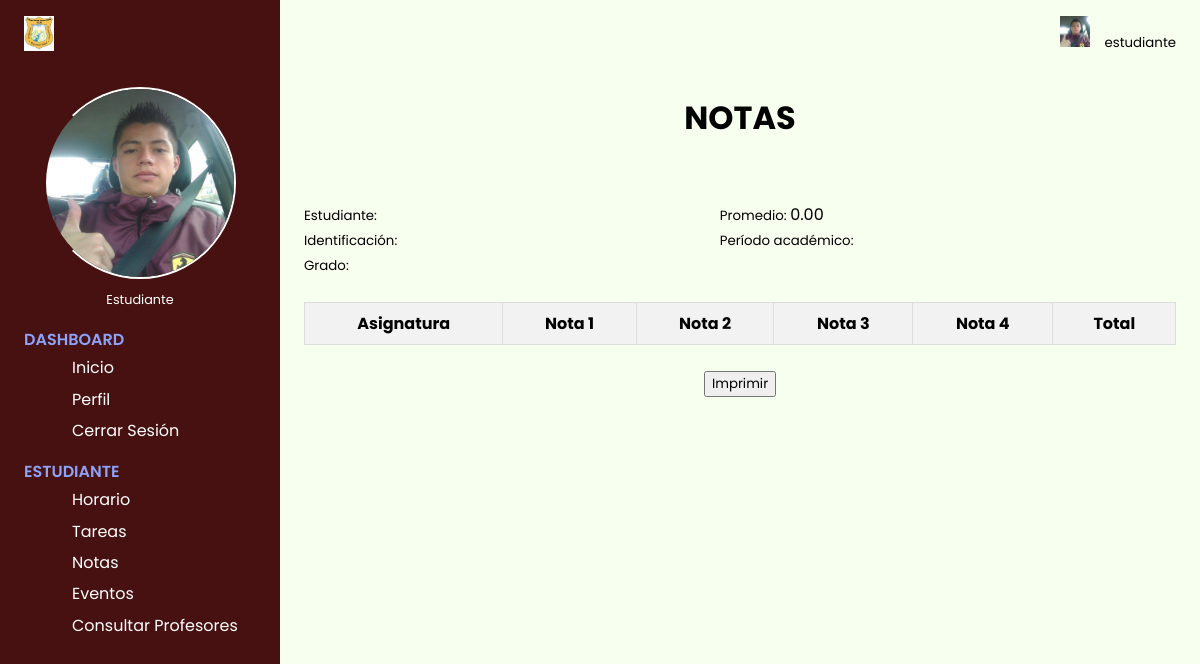
The page /logic/estudiante/notasEstudiante.php?estudiante=duvan76@gmail.com on the database as committed earlier.
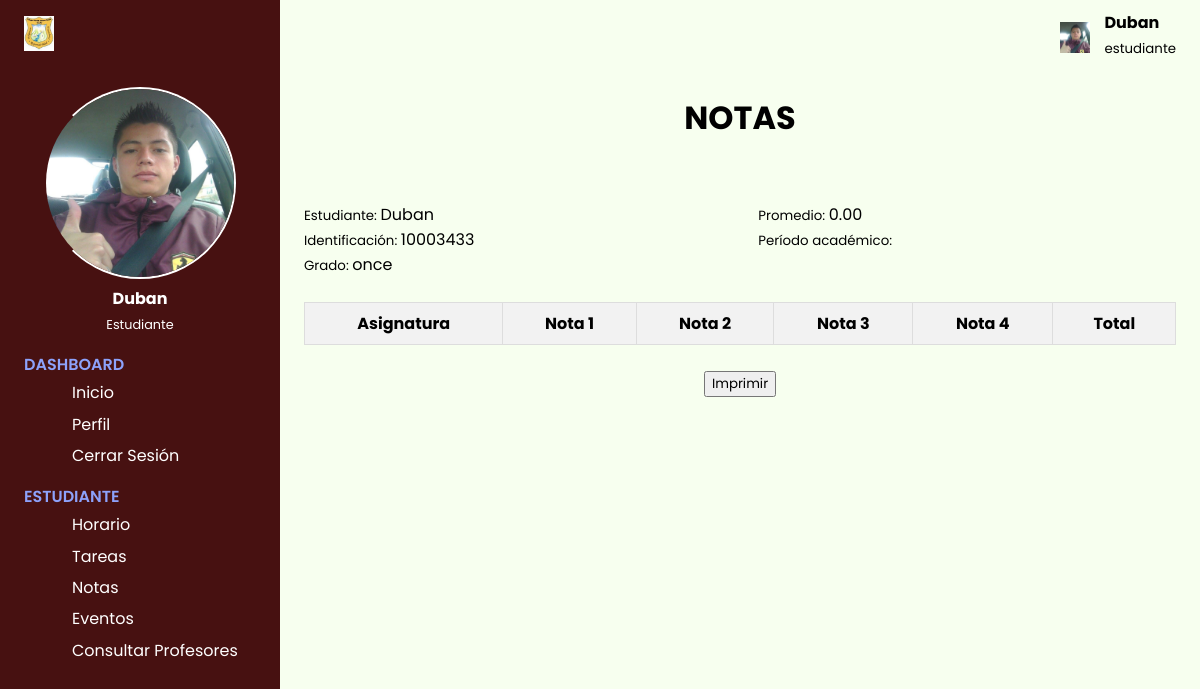
The same page on the database as committed later.
### tables this page shows
CREATE TABLE `estudiante` (
  `id` int(11) NOT NULL,
  `nombre` varchar(50) NOT NULL,
  `profesion` varchar(50) NOT NULL,
  `edad` int(11) NOT NULL,
  `email` varchar(50) NOT NULL,
  `contrasena` varchar(50) NOT NULL,
  `grado` varchar(50) NOT NULL
);

### config/db.php (called while the page is built, shortened)
<?php
    class DataBase{
        function connect(){
            $servername = "localhost";
            $username = "root";
            $password = "";
            $dbname = "colegiosga";
            $url=mysqli_connect($servername,$username,$password) or die("No se pudo conectar a la base de datos" .mysqli_error($url));
            mysqli_select_db($url,$dbname) or die("No se pudo seleccionar a la base de datos" .mysqli_error($url));
            return $url;
        }
    }
?>

### logic/estudiante/crud_e.php (called while the page is built, shortened)
<?php
class Crud_e {
    private $conexion;
    public function __construct($conexion) {
        $this->conexion = $conexion;
    }
    public function obtenerEstudiante($email) {
        $query = "SELECT * FROM estudiante WHERE email ='$email'";
        $result = mysqli_query($this->conexion, $query);
        if (mysqli_num_rows($result) > 0) {
            return mysqli_fetch_assoc($result);
        } else {
            return null;
        }
    }
}
?>

### logic/estudiante/notasEstudiante.php (the view, shortened to what the changed rows need)
<?php
include("../../pages/Dashboard/estudianteDs.php");
if (isset($_GET['estudiante'])) {
    $email = urldecode($_GET['estudiante']);
    $estudiante = $crud_e->obtenerEstudiante($email);
}
?>
<!DOCTYPE html>
<html lang="es">
    <div class="main-content">
        <header>
            <div class="header-icons foto-perfil">
                <div class="info-p">
                    <h4><?php echo $estudiante["nombre"]; ?></h4>
                    <small>estudiante</small>
                </div>
            </div>
        </header>
        <main>
            <div class="centrado"><h1>NOTAS</h1></div>
            <br>
            <div class="page-header inicio">
                <div>
                    <p><small>Estudiante: </small><?php echo $estudiante["nombre"]; ?></p>
                    <p><small>Identificación: </small><?php echo $estudiante["id"]; ?></p>
                    <p><small>Grado: </small><?php echo $estudiante["grado"]; ?></p>
                </div>
            </div>
            <br>
            <div>
                <table border="1" style="margin: auto;">
                    <thead>
                        <tr>
                            <th>Asignatura</th>
                            <th>Nota 1</th>
                            <th>Nota 2</th>
                            <th>Nota 3</th>
                            <th>Nota 4</th>
                            <th>Total</th>
                        </tr>
                    </thead>
                </table>
            </div>
            <br>
        </main>
    </div>
</body>
</html>

### pages/Dashboard/estudianteDs.php (shortened to what the changed rows need)
<?php
include("../../logic/estudiante/crud_e.php");
include("../../config/db.php");
$db = new DataBase();
$crud_e = new Crud_e($db->connect());
if (isset($_GET['estudiante'])) {
    $email = urldecode($_GET['estudiante']);
    $estudiante = $crud_e->obtenerEstudiante($email);
}
?>
<!DOCTYPE html>
<html lang="es">
<head>
    <link rel="stylesheet" href="../../css/Edashboard.css">
    <link rel="stylesheet" href="https://cdn.jsdelivr.net/npm/line-awesome/dist/line-awesome/css/line-awesome.min.css">
</head>
<body>
    <div class="sidebar">
        <div class="sidebar-main">
            <div class="sidebar-user">
                <div>
                    <h3><?php echo $estudiante["nombre"]; ?></h3>
                    <span>Estudiante</span>
                </div>
            </div>
        </div>
    </div>
</body>
</html>

Rows that differ between the two databases and show on the page:
added estudiante: nombre "Duban", id "10003433", grado "once"
